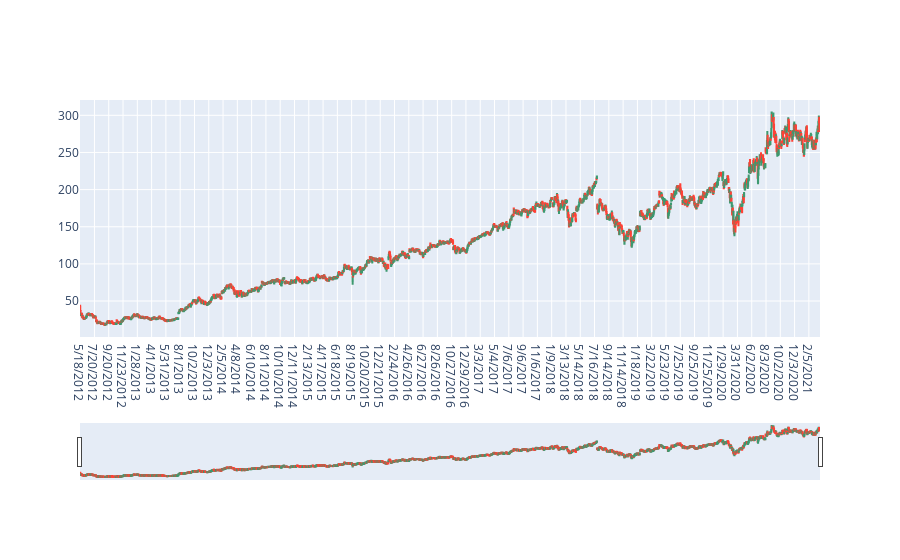

This figure's notebook cell:
### Code cell
candlestick_viz(Apple)

### Figure 1 — Plotly figure (JSON) as saved in the notebook; plotly's stock layout.template omitted (floating-point values rounded to 4 significant figures; data arrays with more than 128 entries replaced by an {"elided": "..."} marker saying what was removed)
{"data": [{"close": {"elided": "2227 float values"}, "high": {"elided": "2227 float values"}, "low": {"elided": "2227 float values"}, "open": {"elided": "2227 float values"}, "type": "candlestick", "x": {"elided": "2227 str values"}}], "layout": {}}
